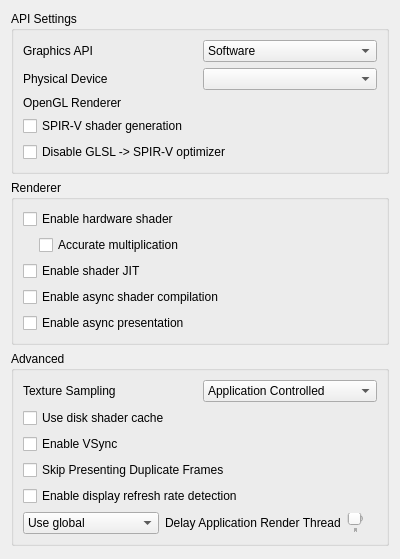
<?xml version="1.0" encoding="UTF-8"?>
<ui version="4.0">
 <class>ConfigureGraphics</class>
 <widget class="QWidget" name="ConfigureGraphics">
  <property name="geometry">
   <rect>
    <x>0</x>
    <y>0</y>
    <width>400</width>
    <height>559</height>
   </rect>
  </property>
  <property name="minimumSize">
   <size>
    <width>0</width>
    <height>0</height>
   </size>
  </property>
  <property name="windowTitle">
   <string>Form</string>
  </property>
  <property name="accessibleName">
   <string>Graphics</string>
  </property>
  <layout class="QVBoxLayout" name="verticalLayout">
   <item>
    <widget class="QGroupBox" name="apiBox">
     <property name="title">
      <string>API Settings</string>
     </property>
     <layout class="QVBoxLayout" name="verticalLayout_3">
      <item>
       <widget class="QWidget" name="graphics_api_group" native="true">
        <layout class="QHBoxLayout" name="graphics_api_group_2">
         <property name="leftMargin">
          <number>0</number>
         </property>
         <property name="topMargin">
          <number>0</number>
         </property>
         <property name="rightMargin">
          <number>0</number>
         </property>
         <property name="bottomMargin">
          <number>0</number>
         </property>
         <item>
          <widget class="QLabel" name="graphics_api_label">
           <property name="text">
            <string>Graphics API</string>
           </property>
          </widget>
         </item>
         <item>
          <widget class="QComboBox" name="graphics_api_combo">
           <item>
            <property name="text">
             <string>Software</string>
            </property>
           </item>
           <item>
            <property name="text">
             <string>OpenGL</string>
            </property>
           </item>
           <item>
            <property name="text">
             <string>Vulkan</string>
            </property>
           </item>
          </widget>
         </item>
        </layout>
       </widget>
      </item>
      <item>
       <widget class="QWidget" name="physical_device_group" native="true">
        <layout class="QHBoxLayout" name="physical_device_group_2">
         <property name="leftMargin">
          <number>0</number>
         </property>
         <property name="topMargin">
          <number>0</number>
         </property>
         <property name="rightMargin">
          <number>0</number>
         </property>
         <property name="bottomMargin">
          <number>0</number>
         </property>
         <item>
          <widget class="QLabel" name="physical_device_label">
           <property name="text">
            <string>Physical Device</string>
           </property>
          </widget>
         </item>
         <item>
          <widget class="QComboBox" name="physical_device_combo"/>
         </item>
        </layout>
       </widget>
      </item>
      <item>
       <widget class="QWidget" name="opengl_renderer_group" native="true">
        <layout class="QHBoxLayout" name="opengl_renderer_group_2">
         <property name="leftMargin">
          <number>0</number>
         </property>
         <property name="topMargin">
          <number>0</number>
         </property>
         <property name="rightMargin">
          <number>0</number>
         </property>
         <property name="bottomMargin">
          <number>0</number>
         </property>
         <item>
          <widget class="QLabel" name="opengl_renderer_label">
           <property name="text">
            <string>OpenGL Renderer</string>
           </property>
          </widget>
         </item>
         <item>
          <widget class="QLabel" name="opengl_renderer_name_label"/>
         </item>
        </layout>
       </widget>
      </item>
      <item>
       <widget class="QCheckBox" name="spirv_shader_gen">
        <property name="text">
         <string>SPIR-V shader generation</string>
        </property>
       </widget>
      </item>
      <item>
       <widget class="QCheckBox" name="disable_spirv_optimizer">
        <property name="text">
         <string>Disable GLSL -> SPIR-V optimizer</string>
        </property>
        <property name="toolTip">
         <string>&lt;html&gt;&lt;head/&gt;&lt;body&gt;&lt;p&gt;Disables the SPIR-V optimization pass, reducing stuttering considerably while barely affecting performance.&lt;/p&gt;&lt;/body&gt;&lt;/html&gt;</string>
        </property>
       </widget>
      </item>
     </layout>
    </widget>
   </item>
   <item>
    <widget class="QGroupBox" name="rendererBox">
     <property name="title">
      <string>Renderer</string>
     </property>
     <layout class="QVBoxLayout" name="verticalLayout_6">
      <item>
       <widget class="QWidget" name="hw_renderer_group" native="true">
        <layout class="QVBoxLayout" name="verticalLayout_5">
         <property name="leftMargin">
          <number>0</number>
         </property>
         <property name="topMargin">
          <number>0</number>
         </property>
         <property name="rightMargin">
          <number>0</number>
         </property>
         <property name="bottomMargin">
          <number>0</number>
         </property>
         <item>
          <widget class="QCheckBox" name="toggle_hw_shader">
           <property name="toolTip">
            <string>&lt;html&gt;&lt;head/&gt;&lt;body&gt;&lt;p&gt;Use the selected graphics API to accelerate shader emulation.&lt;/p&gt;&lt;p&gt;Requires a relatively powerful GPU for better performance.&lt;/p&gt;&lt;/body&gt;&lt;/html&gt;</string>
           </property>
           <property name="text">
            <string>Enable hardware shader</string>
           </property>
          </widget>
         </item>
         <item>
          <widget class="QWidget" name="hw_shader_group" native="true">
           <layout class="QVBoxLayout" name="verticalLayout_7">
            <property name="leftMargin">
             <number>16</number>
            </property>
            <property name="topMargin">
             <number>0</number>
            </property>
            <property name="rightMargin">
             <number>0</number>
            </property>
            <property name="bottomMargin">
             <number>0</number>
            </property>
            <item>
             <widget class="QCheckBox" name="toggle_accurate_mul">
              <property name="toolTip">
               <string>&lt;html&gt;&lt;head/&gt;&lt;body&gt;&lt;p&gt;Correctly handle all edge cases in multiplication operation in shaders. &lt;/p&gt;&lt;p&gt;Some applications requires this to be enabled for the hardware shader to render properly.&lt;/p&gt;&lt;p&gt;However this would reduce performance in most applications.&lt;/p&gt;&lt;/body&gt;&lt;/html&gt;</string>
              </property>
              <property name="text">
               <string>Accurate multiplication</string>
              </property>
             </widget>
            </item>
           </layout>
          </widget>
         </item>
        </layout>
       </widget>
      </item>
      <item>
       <widget class="QCheckBox" name="toggle_shader_jit">
        <property name="toolTip">
         <string>&lt;html&gt;&lt;head/&gt;&lt;body&gt;&lt;p&gt;Use the JIT engine instead of the interpreter for software shader emulation. &lt;/p&gt;&lt;p&gt;Enable this for better performance.&lt;/p&gt;&lt;/body&gt;&lt;/html&gt;</string>
        </property>
        <property name="text">
         <string>Enable shader JIT</string>
        </property>
       </widget>
      </item>
      <item>
       <widget class="QCheckBox" name="toggle_async_shaders">
        <property name="toolTip">
         <string>&lt;html&gt;&lt;head/&gt;&lt;body&gt;&lt;p&gt;Compile shaders using background threads to avoid shader compilation stutter. Expect temporary graphical glitches&lt;/p&gt;&lt;/body&gt;&lt;/html&gt;</string>
        </property>
        <property name="text">
         <string>Enable async shader compilation</string>
        </property>
       </widget>
      </item>
      <item>
       <widget class="QCheckBox" name="toggle_async_present">
        <property name="toolTip">
         <string>&lt;html&gt;&lt;head/&gt;&lt;body&gt;&lt;p&gt;Perform presentation on separate threads. Improves performance when using Vulkan in most applications. Adds ~1 frame of input lag.&lt;/p&gt;&lt;/body&gt;&lt;/html&gt;</string>
        </property>
        <property name="text">
         <string>Enable async presentation</string>
        </property>
       </widget>
      </item>
     </layout>
    </widget>
   </item>
   <item>
    <widget class="QGroupBox" name="groupBox">
     <property name="title">
      <string>Advanced</string>
     </property>
     <layout class="QVBoxLayout" name="verticalLayout_2">
      <item>
       <widget class="QWidget" name="widget_texture_sampling" native="true">
        <layout class="QHBoxLayout" name="horizontalLayout_2">
         <property name="leftMargin">
          <number>0</number>
         </property>
         <property name="topMargin">
          <number>0</number>
         </property>
         <property name="rightMargin">
          <number>0</number>
         </property>
         <property name="bottomMargin">
          <number>0</number>
         </property>
         <item>
          <widget class="QLabel" name="texture_sampling_label">
           <property name="toolTip">
            <string>&lt;html&gt;&lt;head/&gt;&lt;body&gt;&lt;p&gt;Overrides the sampling filter used by applications. This can be useful in certain cases with poorly behaved applications when upscaling. If unsure, set this to Application Controlled&lt;/p&gt;&lt;/body&gt;&lt;/html&gt;</string>
           </property>
           <property name="text">
            <string>Texture Sampling</string>
           </property>
          </widget>
         </item>
         <item>
          <widget class="QComboBox" name="texture_sampling_combobox">
           <item>
            <property name="text">
             <string>Application Controlled</string>
            </property>
           </item>
           <item>
            <property name="text">
             <string>Nearest Neighbor</string>
            </property>
           </item>
           <item>
            <property name="text">
             <string>Linear</string>
            </property>
           </item>
          </widget>
         </item>
        </layout>
       </widget>
      </item>
      <item>
       <widget class="QCheckBox" name="toggle_disk_shader_cache">
        <property name="toolTip">
         <string>&lt;html&gt;&lt;head/&gt;&lt;body&gt;&lt;p&gt;Reduce stuttering by storing and loading generated shaders to disk.&lt;/p&gt;&lt;/body&gt;&lt;/html&gt;</string>
        </property>
        <property name="text">
         <string>Use disk shader cache</string>
        </property>
       </widget>
      </item>
      <item>
       <widget class="QCheckBox" name="toggle_vsync">
        <property name="toolTip">
         <string>&lt;html&gt;&lt;head/&gt;&lt;body&gt;&lt;p&gt;VSync prevents the screen from tearing, but some graphics cards have lower performance with VSync enabled. Keep it enabled if you don't notice a performance difference.&lt;/p&gt;&lt;/body&gt;&lt;/html&gt;</string>
        </property>
        <property name="text">
         <string>Enable VSync</string>
        </property>
       </widget>
      </item>
      <item>
       <widget class="QCheckBox" name="toggle_skip_duplicate_frames">
        <property name="toolTip">
         <string>&lt;html&gt;&lt;head/&gt;&lt;body&gt;&lt;p&gt;This detects and skips the presentation of frames that are not unique.  It also allows external frame generation tools to work correctly with 30fps games. Works in OpenGL and Vulkan.&lt;/p&gt;&lt;/body&gt;&lt;/html&gt;</string>
        </property>
        <property name="text">
         <string>Skip Presenting Duplicate Frames</string>
        </property>
       </widget>
      </item>
      <item>
       <widget class="QCheckBox" name="toggle_display_refresh_rate_detection">
        <property name="toolTip">
         <string>&lt;html&gt;&lt;head/&gt;&lt;body&gt;&lt;p&gt;When enabled, this setting detects when the refresh rate of the screen is below that of the 3DS, and when it is, disables VSync automatically to avoid emulation speed being forced below 100%.&lt;/p&gt;&lt;/body&gt;&lt;/html&gt;</string>
        </property>
        <property name="text">
         <string>Enable display refresh rate detection</string>
        </property>
       </widget>
      </item>
      <item>
        <widget class="QWidget" name="delay_render_layout" native="true">
          <layout class="QHBoxLayout" name="delay_render_layout_inner">
            <property name="leftMargin">
              <number>0</number>
            </property>
            <property name="topMargin">
              <number>0</number>
            </property>
            <property name="rightMargin">
              <number>0</number>
            </property>
            <property name="bottomMargin">
              <number>0</number>
            </property>
            <item>
              <widget class="QComboBox" name="delay_render_combo">
                <item>
                  <property name="text">
                    <string>Use global</string>
                  </property>
                </item>
                <item>
                  <property name="text">
                    <string>Use per-application</string>
                  </property>
                </item>
              </widget>
            </item>
            <item>
              <widget class="QLabel" name="label_delay_render">
                <property name="text">
                  <string>Delay Application Render Thread</string>
                </property>
                <property name="toolTip">
                  <string>&lt;html&gt;&lt;head/&gt;&lt;body&gt;&lt;p&gt;Delays the emulated application render thread the specified amount of milliseconds every time it submits render commands to the GPU.&lt;/p&gt;&lt;p&gt;Adjust this feature in the (very few) dynamic framerate applications to fix performance issues.&lt;/p&gt;&lt;/body&gt;&lt;/html&gt;</string>
                </property>
              </widget>
            </item>
            <item>
              <widget class="QSlider" name="delay_render_slider">
                <property name="minimum">
                  <number>0</number>
                </property>
                <property name="maximum">
                  <number>65000</number>
                </property>
                <property name="singleStep">
                  <number>100</number>
                </property>
                <property name="pageStep">
                  <number>250</number>
                </property>
                <property name="value">
                  <number>0</number>
                </property>
                <property name="orientation">
                  <enum>Qt::Horizontal</enum>
                </property>
                <property name="tickPosition">
                  <enum>QSlider::TicksBelow</enum>
                </property>
              </widget>
            </item>
            <item>
              <widget class="QLabel" name="delay_render_display_label">
                <property name="text">
                  <string/>
                </property>
                <property name="alignment">
                  <set>Qt::AlignRight|Qt::AlignTrailing|Qt::AlignVCenter</set>
                </property>
              </widget>
            </item>
          </layout>
        </widget>
      </item>
     </layout>
    </widget>
   </item>
   <item>
    <spacer name="verticalSpacer">
     <property name="orientation">
      <enum>Qt::Vertical</enum>
     </property>
     <property name="sizeHint" stdset="0">
      <size>
       <width>20</width>
       <height>270</height>
      </size>
     </property>
    </spacer>
   </item>
  </layout>
 </widget>
 <tabstops>
  <tabstop>toggle_accurate_mul</tabstop>
  <tabstop>toggle_shader_jit</tabstop>
  <tabstop>toggle_disk_shader_cache</tabstop>
  <tabstop>toggle_vsync</tabstop>
 </tabstops>
 <resources/>
 <connections/>
</ui>
